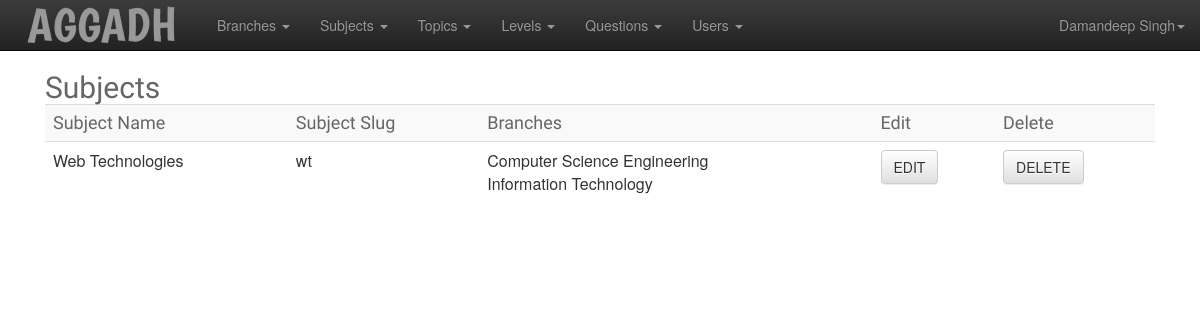
Screenshot of /admin/subject-list.php (signed in) with the database file from the repository.
### tables this page shows
CREATE TABLE IF NOT EXISTS `subjects` (
  `sub_id` int(11) NOT NULL AUTO_INCREMENT,
  `sub_name` varchar(255) NOT NULL,
  `sub_slug` varchar(255) NOT NULL,
  PRIMARY KEY (`sub_id`),
  UNIQUE KEY `sub_slug` (`sub_slug`)
);

CREATE TABLE IF NOT EXISTS `branches` (
  `branch_id` int(11) NOT NULL AUTO_INCREMENT,
  `branch_name` varchar(255) NOT NULL,
  `bn_slug` varchar(255) NOT NULL,
  PRIMARY KEY (`branch_id`),
  UNIQUE KEY `bn_slug` (`bn_slug`)
);

### includes/functions.php (called while the page is built, shortened)
<?php require 'db.php';
function adminName($a_id)
{
    global $conn;
    $query = "SELECT a_name from admins WHERE `a_id`=? ;";
                            $q = $conn->prepare($query);
                            $q->bind_param('i', $aid);
                        $q->execute();
                        $q->bind_result($admin_name);
                        return $admin_name;
}
function getBranchInfo($id)
{
    global $conn;
    $query = "SELECT branch_name, bn_slug from branches WHERE `branch_id`=? ;";
                            $q = $conn->prepare($query);
                            $q->bind_param('s', $bid);
                        $q->execute();
                        $q->bind_result($b_name,$b_slug);
                        $row[0] = $b_name;
                        $row[1] = $b_slug;
                        return $row;
}
function getSubjects()
{
    $getquery = "Select * from subjects ;";
    global $conn;
                        $res = $conn->query($getquery);
                     return $res;
}
function getBranchIdsForSubject($sub_id)
{
    $query = "Select branch_id FROM branch_sub_map WHERE `sub_id` = ?";
     global $conn;
     $q = $conn->prepare($query);
                            $q->bind_param("i",$sid);
                            $q->execute();
                            $q->bind_result($branch);
                            while($q->fetch())
                            {
                                $branches[] = $branch;
                            }
                            return $branches;
}

### admin/subject-list.php (the view, shortened to what this page needs)
<?php include './includes/header.php';?>
<div class="container">
    <div class="container-fluid">
        <h2>Subjects</h2>
        <table class="table table-responsive table-striped">
            <tr>
                <td><h4>Subject Name</h4></td>
                <td><h4>Subject Slug</h4></td>
                <td><h4>Branches</h4></td>
                <td><h4>Edit</h4></td>
                <td><h4>Delete</h4></td>
            </tr>
        <?php
        $arr = getSubjects();
        while($row = $arr->fetch_array())
                     {
            $sub_id = $row['sub_id'];
            $branches = getBranchIdsForSubject($sub_id);
            ?>
            <tr>
                <td><span><? echo $row['sub_name']; ?></span></td>
                <td><span><? echo $row['sub_slug']; ?></span></td>
                <td><span><? foreach ($branches as $bid) {
            $bran = getBranchInfo($bid);
            echo $bran[0]."<br/>";
        } ?></span></td>
                <td><a class="btn btn-default" href="subject-edit.php?edit=1&id=<? echo $row['sub_id'];?>">EDIT</a></td>
                <td><a class="btn btn-default" onclick="return confirm('Sure, you wanna do this ?')" href="subject-list.php?delete=1$slug=<? echo $row['sub_slug']; ?>&id=<? echo $row['sub_id'];?>">DELETE</a></td>
            </tr>
                    <? }  ?>
        </table>
        </div>
</div>
<? include './includes/footer.php';?>

### admin/includes/header.php (shortened to what this page needs)
<?php session_start();
require ("../includes/functions.php");?>
<html>
    <head>
        <link rel="stylesheet" type="text/css" href="css/bootstrap.css" />
        <link rel="stylesheet" type="text/css" href="css/bootstrap-theme.css" />
        <link rel="stylesheet" type="text/css" href="css/style.css" />
    </head>
    <body>
        <header>
            <div class="navbar navbar-inverse navbar-static-top" >
                <div class="container-fluid">
    <div class="navbar-header">
        <a class="navbar-brand" href="adminindex.php"><img src="../img/logo-footer-menu.png" /></a>
    </div>
    <div class="collapse navbar-collapse" id="main-menu-collapse">
      <ul class="nav navbar-nav">
          <? if(isset($_SESSION['admin']))
          {?>
        <li class="dropdown">
          <a href="#" class="dropdown-toggle" data-toggle="dropdown">Branches <b class="caret"></b></a>
        </li>
        <li class="dropdown">
          <a href="#" class="dropdown-toggle" data-toggle="dropdown">Subjects <b class="caret"></b></a>
        </li>
        <li class="dropdown">
          <a href="#" class="dropdown-toggle" data-toggle="dropdown">Topics <b class="caret"></b></a>
        </li>
        <li class="dropdown">
          <a href="#" class="dropdown-toggle" data-toggle="dropdown">Levels <b class="caret"></b></a>
        </li>
        <li class="dropdown">
          <a href="#" class="dropdown-toggle" data-toggle="dropdown">Questions <b class="caret"></b></a>
        </li>
        <li class="dropdown">
          <a href="#" class="dropdown-toggle" data-toggle="dropdown">Users <b class="caret"></b></a>
        </li>
        <?
          }
          ?>
      </ul>
      <ul class="nav navbar-nav navbar-right">
        <li class="dropdown">
            <? if(isset($_SESSION['admin']))
            { ?>
            <a href="#" class="dropdown-toggle" data-toggle="dropdown"><?$a=adminName($_SESSION['admin']); echo $a; ?><b class="caret"></b></a>
 <?}
 ?>
        </li>
      </ul>
    </div>
  </div>
        </header>

### admin/css/style.css (style rules this page uses)
h1,h2,h3,h4,h5,h6 { font-family: "Boogaloo" !important; font-weight: normal !important; color: #666; margin: 0; padding: 0; }
.navbar-brand, .navbar-brand > img { margin: 0; padding: 0px 8px; }

### rows the page displays
subjects: sub_name "Web Technologies", sub_slug "wt"
branches: branch_name "Computer Science Engineering"
branches: branch_name "Information Technology"

### other values shown
$a "Damandeep Singh"
